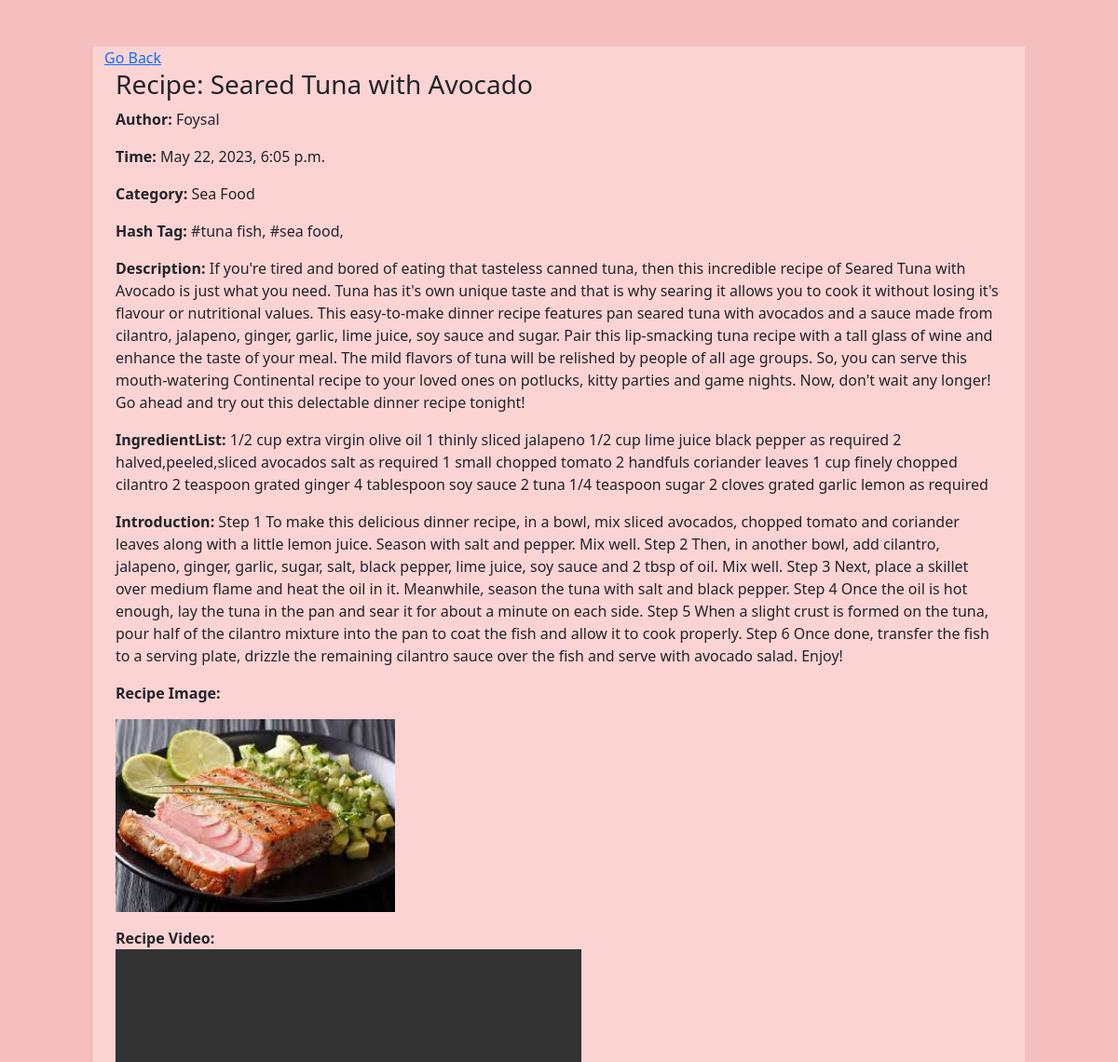
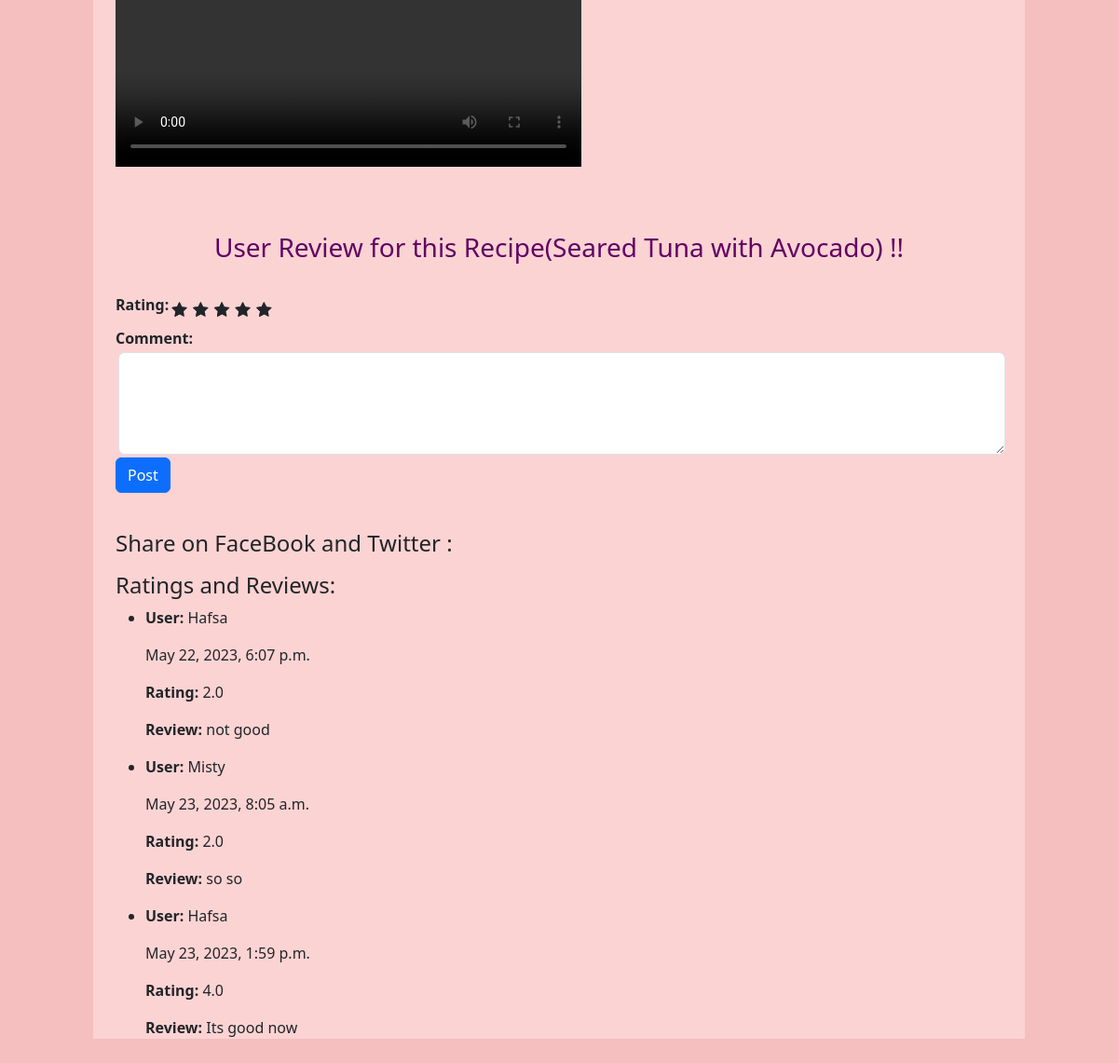
The page /recipe/15/ on the database its author committed (2 pictures, top to bottom).
### DjangoRecipeApp/models.py (models this page shows, shortened)
class RecipeDetails(models.Model):
    user = models.ForeignKey(User, on_delete=models.CASCADE,default=None)
    title = models.CharField(max_length=200)
    category = models.ManyToManyField(Category_Tag)
    description = models.TextField(null=True, blank=True)
    ingredientList = models.TextField(default='Item1')
    introduction = models.TextField(default='Take a bowl.')
    image = models.ImageField(upload_to='images/',null=True,blank=True)
    video = models.FileField(upload_to='videos/', null=True, verbose_name="Video",blank=True)
    createdTime = models.DateTimeField(auto_now_add=True)
    tags = TaggableManager(blank=True)
    class Meta:
        ordering = ['createdTime']

class Category_Tag(models.Model):
  name = models.CharField(max_length=60)

class ReviewRating(models.Model):
    user = models.ForeignKey(User, on_delete=models.CASCADE,default=None)
    title = models.ForeignKey(RecipeDetails,on_delete=models.CASCADE)
    rating = models.FloatField()
    review = models.TextField(max_length=500, blank=True)
    created_review = models.DateTimeField(auto_now_add=True)
    updated_review = models.DateTimeField(auto_now=True)

### DjangoRecipeApp/views.py (the view, shortened to what this page needs)
# urls.py: path('recipe/<int:pk>/', Recipe_Details.as_view(), name='Recipe_Details'),
class Recipe_Details( DetailView):
    model = RecipeDetails
    context_object_name = "Recipe"
    template_name = 'DjangoRecipeApp/recipe_details.html'
    def get_context_data(self, **kwargs):
        context = super().get_context_data(**kwargs)
        recipe = self.object
        context['categories'] = self.object.category.all()  # Access the categories related to the recipe
        context['comment'] = recipe.reviewrating_set.all()  # Ratings related to the recipe
        return context

### DjangoRecipeApp/templates/DjangoRecipeApp/recipe_details.html (shortened to what this page needs)
<!DOCTYPE html>
{% extends 'DjangoRecipeApp/main.html' %}
{% load social_share %}
    {% load static %}
    {% block content %}
    <a href="{% url 'Recipe_List' %}">Go Back</a>
    <div class="container">
        <h3>Recipe: {{Recipe.title}}</h3>
        <p><Strong>Author:</Strong> {{Recipe.user}}</p>
        <p><Strong>Time: </Strong>{{Recipe.createdTime}}</p>
        <p><strong>Category:</strong>
            {% for category in categories %}
                {{ category.name }}
            {% endfor %}
        </p>
        <p><Strong>Hash Tag: </Strong>
            {% if Recipe.tags.all %}
                {% for tag in Recipe.tags.all %}
                    #{{tag}},
                {% endfor %}
            {% else %}
                No tag added!
            {% endif %}
        </p>
        <p><Strong>Description:</Strong>
            {% if Recipe.description %}
                {{Recipe.description}}
            {% else %}
                 !!
            {% endif %}
        </p>
        <p><Strong>IngredientList:</Strong> {{Recipe.ingredientList}}</p>
        <p><Strong>Introduction: </Strong>{{Recipe.introduction}}</p>
        <p><Strong>Recipe Image:</Strong></p>
        <p>
            {% if Recipe.image %}
            <img src="{{ Recipe.image.url }}" alt="Recipe Image" width="300">
            {% else %}
                No image added!
            {% endif %}
        </p>
        <p><Strong>Recipe Video:</Strong><br>
            {% if Recipe.video %}
            <video width="500" height="300" controls>
            <source src="{{ Recipe.video.url }}" type="video/mp4">
            </video>
            {% else %}
                No video added!
            {% endif %}
        </p>
        <br><br>
        <h3 style="text-align: center; color: #620262">User Review for this Recipe({{Recipe.title}}) !!</h3>
        {% if request.user != Recipe.user %}
        <br>
        <form method="POST" enctype="multipart/form-data">
            <div class="rate"><Strong>Rating: </Strong>
                <input type="radio" id="10_star" name="rating" value="5" required><label for="10_star" title="5"></label>
                <input type="radio" id="8_star" name="rating" value="4" required><label for="8_star" title="4"></label>
                <input type="radio" id="6_star" name="rating" value="3" required><label for="6_star" title="3"></label>
                <input type="radio" id="4_star" name="rating" value="2" required><label for="4_star" title="2"></label>
                <input type="radio" id="2_star" name="rating" value="1" required><label for="2_star" title="1"></label>
           </div>
            <br>
            <p><Strong>Comment:</Strong><br>
                <textarea style="margin: 3px" name="review" class="form-control" value="" rows="4" cols="30"></textarea>
                <input type="submit" class="btn btn-primary" value="Post">
            </p>
        </form>
        {% endif %}
        <br>
        <h4>Share on FaceBook and Twitter :</h4>
    <h4>Ratings and Reviews:</h4>
    {% if comment %}
        <ul>
            {% for x in comment %}
                <li>
                    <p><strong>User:</strong> {{ x.user }}</p>
                    <p>{{ x.created_review }}</p>
                    <p><strong>Rating:</strong> {{ x.rating }}</p>
                    <p><strong>Review:</strong> {{ x.review }}</p>
                </li>
            {% endfor %}
        </ul>
    {% else %}
        <p>No ratings and reviews available.</p>
    {% endif %}
    </div>
    {% endblock content %}

### DjangoRecipeApp/static/myStyle.css (style rules this page uses)
body { background: #f5bfbf; padding: 50px; }
.container { max-width: 1000px; margin: auto; background-color: #fcd3d3; }

### DjangoRecipeApp/static/custom.css (style rules this page uses)
.rate { display: inline-block; border: 0; }
.rate > label { float: right; }
.rate > label:before { display: inline-block; font-size: 1.1rem; font-family: FontAwesome; content: "\f005"; margin: 0; padding: 0.3rem .2rem; cursor: pointer; }

### rows shown on the page
RecipeDetails: title "Seared Tuna with Avocado", user "Foysal", createdTime "May 22, 2023, 6:05 p.m.", description "If you're tired and bored of eating that tasteless canned tuna, then this incredible recipe of Seared Tuna with Avocado is just what you need. Tuna has it's own unique taste and that is why searing it allows you to cook it without losing it's flavour or nutritional values. This easy-to-make dinner recipe features pan seared tuna with avocados and a sauce made from cilantro, jalapeno, ginger, garlic, lime juice, soy sauce and sugar. Pair this lip-smacking tuna recipe with a tall glass of wine and enhance the taste of your meal. The mild flavors of tuna will be relished by people of all age groups. So, you can serve this mouth-watering Continental recipe to your loved ones on potlucks, kitty…", ingredientList "1/2 cup extra virgin olive oil 1 thinly sliced jalapeno 1/2 cup lime juice black pepper as required 2 halved,peeled,sliced avocados salt as required 1 small chopped tomato 2 handfuls coriander leaves 1 cup finely chopped cilantro 2 teaspoon grated ginger 4 tablespoon soy sauce 2 tuna 1/4 teaspoon sugar 2 cloves grated garlic lemon as required", introduction "Step 1 To make this delicious dinner recipe, in a bowl, mix sliced avocados, chopped tomato and coriander leaves along with a little lemon juice. Season with salt and pepper. Mix well. Step 2 Then, in another bowl, add cilantro, jalapeno, ginger, garlic, sugar, salt, black pepper, lime juice, soy sauce and 2 tbsp of oil. Mix well. Step 3 Next, place a skillet over medium flame and heat the oil in it. Meanwhile, season the tuna with salt and black pepper. Step 4 Once the oil is hot enough, lay the tuna in the pan and sear it for about a minute on each side. Step 5 When a slight crust is formed on the tuna, pour half of the cilantro mixture into the pan to coat the fish and allow it to cook…", image (picture)
Category_Tag: name "Sea Food"
Tag: name "tuna fish"
Tag: name "sea food"
ReviewRating: user "Hafsa", created_review "May 22, 2023, 6:07 p.m.", rating "2.0", review "not good"
ReviewRating: user "Misty", created_review "May 23, 2023, 8:05 a.m.", rating "2.0", review "so so"
ReviewRating: user "Hafsa", created_review "May 23, 2023, 1:59 p.m.", rating "4.0", review "Its good now"
